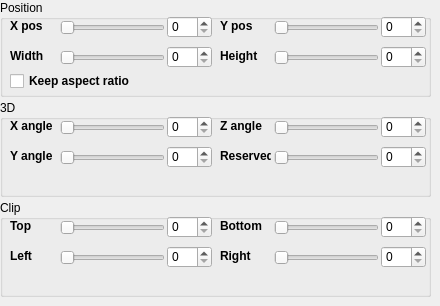
   <widget class="QWidget" name="Possition">
    <attribute name="title">
     <string>Possition</string>
    </attribute>
    <widget class="QGroupBox" name="Position">
     <property name="geometry">
      <rect>
       <x>0</x>
       <y>0</y>
       <width>431</width>
       <height>97</height>
      </rect>
     </property>
     <property name="title">
      <string>Position</string>
     </property>
     <widget class="QLabel" name="label">
      <property name="geometry">
       <rect>
        <x>10</x>
        <y>16</y>
        <width>41</width>
        <height>20</height>
       </rect>
      </property>
      <property name="text">
       <string>&lt;html&gt;&lt;head/&gt;&lt;body&gt;&lt;p&gt;&lt;span style=&quot; font-size:9pt; font-weight:600; color:#000000;&quot;&gt;X pos&lt;/span&gt;&lt;/p&gt;&lt;/body&gt;&lt;/html&gt;</string>
      </property>
     </widget>
     <widget class="QSlider" name="horizontalSlider_X_Pos">
      <property name="geometry">
       <rect>
        <x>60</x>
        <y>20</y>
        <width>105</width>
        <height>16</height>
       </rect>
      </property>
      <property name="maximum">
       <number>100</number>
      </property>
      <property name="orientation">
       <enum>Qt::Horizontal</enum>
      </property>
     </widget>
     <widget class="QLabel" name="label_2">
      <property name="geometry">
       <rect>
        <x>10</x>
        <y>46</y>
        <width>51</width>
        <height>20</height>
       </rect>
      </property>
      <property name="text">
       <string>&lt;html&gt;&lt;head/&gt;&lt;body&gt;&lt;p&gt;&lt;span style=&quot; font-size:9pt; font-weight:600; color:#000000;&quot;&gt;Width&lt;/span&gt;&lt;/p&gt;&lt;/body&gt;&lt;/html&gt;</string>
      </property>
     </widget>
     <widget class="QSlider" name="horizontalSlider_Width">
      <property name="geometry">
       <rect>
        <x>60</x>
        <y>50</y>
        <width>105</width>
        <height>16</height>
       </rect>
      </property>
      <property name="maximum">
       <number>100</number>
      </property>
      <property name="orientation">
       <enum>Qt::Horizontal</enum>
      </property>
     </widget>
     <widget class="QLabel" name="label_3">
      <property name="geometry">
       <rect>
        <x>220</x>
        <y>16</y>
        <width>41</width>
        <height>20</height>
       </rect>
      </property>
      <property name="text">
       <string>&lt;html&gt;&lt;head/&gt;&lt;body&gt;&lt;p&gt;&lt;span style=&quot; font-size:9pt; font-weight:600; color:#000000;&quot;&gt;Y pos&lt;/span&gt;&lt;/p&gt;&lt;/body&gt;&lt;/html&gt;</string>
      </property>
     </widget>
     <widget class="QSlider" name="horizontalSlider_Y_Pos">
      <property name="geometry">
       <rect>
        <x>274</x>
        <y>20</y>
        <width>105</width>
        <height>16</height>
       </rect>
      </property>
      <property name="maximum">
       <number>100</number>
      </property>
      <property name="orientation">
       <enum>Qt::Horizontal</enum>
      </property>
     </widget>
     <widget class="QLabel" name="label_4">
      <property name="geometry">
       <rect>
        <x>220</x>
        <y>46</y>
        <width>51</width>
        <height>20</height>
       </rect>
      </property>
      <property name="text">
       <string>&lt;html&gt;&lt;head/&gt;&lt;body&gt;&lt;p&gt;&lt;span style=&quot; font-size:9pt; font-weight:600; color:#000000;&quot;&gt;Height&lt;/span&gt;&lt;/p&gt;&lt;/body&gt;&lt;/html&gt;</string>
      </property>
     </widget>
     <widget class="QSlider" name="horizontalSlider_Height">
      <property name="geometry">
       <rect>
        <x>274</x>
        <y>50</y>
        <width>105</width>
        <height>16</height>
       </rect>
      </property>
      <property name="maximum">
       <number>100</number>
      </property>
      <property name="orientation">
       <enum>Qt::Horizontal</enum>
      </property>
     </widget>
     <widget class="QSpinBox" name="spinBox_X_Pos">
      <property name="geometry">
       <rect>
        <x>167</x>
        <y>16</y>
        <width>45</width>
        <height>22</height>
       </rect>
      </property>
      <property name="maximum">
       <number>100</number>
      </property>
     </widget>
     <widget class="QSpinBox" name="spinBox_Width">
      <property name="geometry">
       <rect>
        <x>167</x>
        <y>46</y>
        <width>45</width>
        <height>22</height>
       </rect>
      </property>
      <property name="maximum">
       <number>100</number>
      </property>
     </widget>
     <widget class="QSpinBox" name="spinBox_Y_Pos">
      <property name="geometry">
       <rect>
        <x>381</x>
        <y>16</y>
        <width>45</width>
        <height>22</height>
       </rect>
      </property>
      <property name="maximum">
       <number>100</number>
      </property>
     </widget>
     <widget class="QSpinBox" name="spinBox_Height">
      <property name="geometry">
       <rect>
        <x>381</x>
        <y>46</y>
        <width>45</width>
        <height>22</height>
       </rect>
      </property>
      <property name="maximum">
       <number>100</number>
      </property>
     </widget>
     <widget class="QCheckBox" name="checkBox_keepaspect">
      <property name="geometry">
       <rect>
        <x>10</x>
        <y>72</y>
        <width>127</width>
        <height>18</height>
       </rect>
      </property>
      <property name="font">
       <font>
        <weight>75</weight>
        <bold>true</bold>
       </font>
      </property>
      <property name="text">
       <string>Keep aspect ratio</string>
      </property>
     </widget>
    </widget>
    <widget class="QGroupBox" name="Position_3">
     <property name="geometry">
      <rect>
       <x>0</x>
       <y>100</y>
       <width>431</width>
       <height>97</height>
      </rect>
     </property>
     <property name="title">
      <string>3D</string>
     </property>
     <widget class="QLabel" name="label_9">
      <property name="geometry">
       <rect>
        <x>10</x>
        <y>16</y>
        <width>47</width>
        <height>20</height>
       </rect>
      </property>
      <property name="text">
       <string>&lt;html&gt;&lt;head/&gt;&lt;body&gt;&lt;p&gt;&lt;span style=&quot; font-size:9pt; font-weight:600; color:#000000;&quot;&gt;X angle&lt;/span&gt;&lt;/p&gt;&lt;/body&gt;&lt;/html&gt;</string>
      </property>
     </widget>
     <widget class="QSlider" name="horizontalSlider_X_Angle">
      <property name="geometry">
       <rect>
        <x>60</x>
        <y>20</y>
        <width>105</width>
        <height>16</height>
       </rect>
      </property>
      <property name="maximum">
       <number>360</number>
      </property>
      <property name="orientation">
       <enum>Qt::Horizontal</enum>
      </property>
     </widget>
     <widget class="QLabel" name="label_10">
      <property name="geometry">
       <rect>
        <x>10</x>
        <y>46</y>
        <width>51</width>
        <height>20</height>
       </rect>
      </property>
      <property name="text">
       <string>&lt;html&gt;&lt;head/&gt;&lt;body&gt;&lt;p&gt;&lt;span style=&quot; font-size:9pt; font-weight:600; color:#000000;&quot;&gt;Y angle&lt;/span&gt;&lt;/p&gt;&lt;/body&gt;&lt;/html&gt;</string>
      </property>
     </widget>
     <widget class="QSlider" name="horizontalSlider_Y_Angle">
      <property name="geometry">
       <rect>
        <x>60</x>
        <y>50</y>
        <width>105</width>
        <height>16</height>
       </rect>
      </property>
      <property name="maximum">
       <number>360</number>
      </property>
      <property name="orientation">
       <enum>Qt::Horizontal</enum>
      </property>
     </widget>
     <widget class="QLabel" name="label_11">
      <property name="geometry">
       <rect>
        <x>220</x>
        <y>16</y>
        <width>49</width>
        <height>20</height>
       </rect>
      </property>
      <property name="text">
       <string>&lt;html&gt;&lt;head/&gt;&lt;body&gt;&lt;p&gt;&lt;span style=&quot; font-size:9pt; font-weight:600;&quot;&gt;Z angle&lt;/span&gt;&lt;/p&gt;&lt;/body&gt;&lt;/html&gt;</string>
      </property>
     </widget>
     <widget class="QSlider" name="horizontalSlider_Z_Angle">
      <property name="geometry">
       <rect>
        <x>274</x>
        <y>20</y>
        <width>105</width>
        <height>16</height>
       </rect>
      </property>
      <property name="maximum">
       <number>360</number>
      </property>
      <property name="orientation">
       <enum>Qt::Horizontal</enum>
      </property>
     </widget>
     <widget class="QLabel" name="label_12">
      <property name="geometry">
       <rect>
        <x>220</x>
        <y>46</y>
        <width>51</width>
        <height>20</height>
       </rect>
      </property>
      <property name="text">
       <string>&lt;html&gt;&lt;head/&gt;&lt;body&gt;&lt;p&gt;&lt;span style=&quot; font-size:9pt; font-weight:600; color:#000000;&quot;&gt;Reserved&lt;/span&gt;&lt;/p&gt;&lt;/body&gt;&lt;/html&gt;</string>
      </property>
     </widget>
     <widget class="QSlider" name="horizontalSlider_Animate">
      <property name="geometry">
       <rect>
        <x>274</x>
        <y>50</y>
        <width>105</width>
        <height>16</height>
       </rect>
      </property>
      <property name="maximum">
       <number>100</number>
      </property>
      <property name="orientation">
       <enum>Qt::Horizontal</enum>
      </property>
     </widget>
     <widget class="QSpinBox" name="spinBox_X_Angle">
      <property name="geometry">
       <rect>
        <x>167</x>
        <y>16</y>
        <width>45</width>
        <height>22</height>
       </rect>
      </property>
      <property name="maximum">
       <number>360</number>
      </property>
     </widget>
     <widget class="QSpinBox" name="spinBox_Y_Angle">
      <property name="geometry">
       <rect>
        <x>167</x>
        <y>46</y>
        <width>45</width>
        <height>22</height>
       </rect>
      </property>
      <property name="maximum">
       <number>360</number>
      </property>
     </widget>
     <widget class="QSpinBox" name="spinBox_Animate">
      <property name="geometry">
       <rect>
        <x>381</x>
        <y>46</y>
        <width>45</width>
        <height>22</height>
       </rect>
      </property>
      <property name="maximum">
       <number>100</number>
      </property>
     </widget>
     <widget class="QSpinBox" name="spinBox_Z_Angle">
      <property name="geometry">
       <rect>
        <x>381</x>
        <y>16</y>
        <width>45</width>
        <height>22</height>
       </rect>
      </property>
      <property name="maximum">
       <number>360</number>
      </property>
     </widget>
    </widget>
    <widget class="QGroupBox" name="Position_4">
     <property name="geometry">
      <rect>
       <x>0</x>
       <y>200</y>
       <width>431</width>
       <height>97</height>
      </rect>
     </property>
     <property name="title">
      <string>Clip</string>
     </property>
     <widget class="QLabel" name="label_13">
      <property name="geometry">
       <rect>
        <x>10</x>
        <y>16</y>
        <width>47</width>
        <height>20</height>
       </rect>
      </property>
      <property name="text">
       <string>&lt;html&gt;&lt;head/&gt;&lt;body&gt;&lt;p&gt;&lt;span style=&quot; font-size:9pt; font-weight:600; color:#000000;&quot;&gt;Top&lt;/span&gt;&lt;/p&gt;&lt;/body&gt;&lt;/html&gt;</string>
      </property>
     </widget>
     <widget class="QSlider" name="horizontalSlider_Clip_Top">
      <property name="geometry">
       <rect>
        <x>60</x>
        <y>20</y>
        <width>105</width>
        <height>16</height>
       </rect>
      </property>
      <property name="maximum">
       <number>100</number>
      </property>
      <property name="orientation">
       <enum>Qt::Horizontal</enum>
      </property>
     </widget>
     <widget class="QLabel" name="label_14">
      <property name="geometry">
       <rect>
        <x>10</x>
        <y>46</y>
        <width>51</width>
        <height>20</height>
       </rect>
      </property>
      <property name="text">
       <string>&lt;html&gt;&lt;head/&gt;&lt;body&gt;&lt;p&gt;&lt;span style=&quot; font-size:9pt; font-weight:600; color:#000000;&quot;&gt;Left&lt;/span&gt;&lt;/p&gt;&lt;/body&gt;&lt;/html&gt;</string>
      </property>
     </widget>
     <widget class="QSlider" name="horizontalSlider_Clip_Left">
      <property name="geometry">
       <rect>
        <x>60</x>
        <y>50</y>
        <width>105</width>
        <height>16</height>
       </rect>
      </property>
      <property name="maximum">
       <number>100</number>
      </property>
      <property name="orientation">
       <enum>Qt::Horizontal</enum>
      </property>
     </widget>
     <widget class="QLabel" name="label_15">
      <property name="geometry">
       <rect>
        <x>220</x>
        <y>16</y>
        <width>49</width>
        <height>20</height>
       </rect>
      </property>
      <property name="text">
       <string>&lt;html&gt;&lt;head/&gt;&lt;body&gt;&lt;p&gt;&lt;span style=&quot; font-size:9pt; font-weight:600;&quot;&gt;Bottom&lt;/span&gt;&lt;/p&gt;&lt;/body&gt;&lt;/html&gt;</string>
      </property>
     </widget>
     <widget class="QSlider" name="horizontalSlider_Clip_Bottom">
      <property name="geometry">
       <rect>
        <x>274</x>
        <y>20</y>
        <width>105</width>
        <height>16</height>
       </rect>
      </property>
      <property name="maximum">
       <number>100</number>
      </property>
      <property name="orientation">
       <enum>Qt::Horizontal</enum>
      </property>
     </widget>
     <widget class="QLabel" name="label_16">
      <property name="geometry">
       <rect>
        <x>220</x>
        <y>46</y>
        <width>51</width>
        <height>20</height>
       </rect>
      </property>
      <property name="text">
       <string>&lt;html&gt;&lt;head/&gt;&lt;body&gt;&lt;p&gt;&lt;span style=&quot; font-size:9pt; font-weight:600; color:#000000;&quot;&gt;Right&lt;/span&gt;&lt;/p&gt;&lt;/body&gt;&lt;/html&gt;</string>
      </property>
     </widget>
     <widget class="QSlider" name="horizontalSlider_Clip_Right">
      <property name="geometry">
       <rect>
        <x>274</x>
        <y>50</y>
        <width>105</width>
        <height>16</height>
       </rect>
      </property>
      <property name="maximum">
       <number>100</number>
      </property>
      <property name="orientation">
       <enum>Qt::Horizontal</enum>
      </property>
     </widget>
     <widget class="QSpinBox" name="spinBox_Clip_Top">
      <property name="geometry">
       <rect>
        <x>167</x>
        <y>16</y>
        <width>45</width>
        <height>22</height>
       </rect>
      </property>
      <property name="maximum">
       <number>100</number>
      </property>
     </widget>
     <widget class="QSpinBox" name="spinBox_Clip_Left">
      <property name="geometry">
       <rect>
        <x>167</x>
        <y>46</y>
        <width>45</width>
        <height>22</height>
       </rect>
      </property>
      <property name="maximum">
       <number>100</number>
      </property>
     </widget>
     <widget class="QSpinBox" name="spinBox_Clip_Bottom">
      <property name="geometry">
       <rect>
        <x>381</x>
        <y>16</y>
        <width>45</width>
        <height>22</height>
       </rect>
      </property>
      <property name="maximum">
       <number>100</number>
      </property>
     </widget>
     <widget class="QSpinBox" name="spinBox_Clip_Right">
      <property name="geometry">
       <rect>
        <x>381</x>
        <y>46</y>
        <width>45</width>
        <height>22</height>
       </rect>
      </property>
      <property name="maximum">
       <number>100</number>
      </property>
     </widget>
    </widget>
   </widget>
